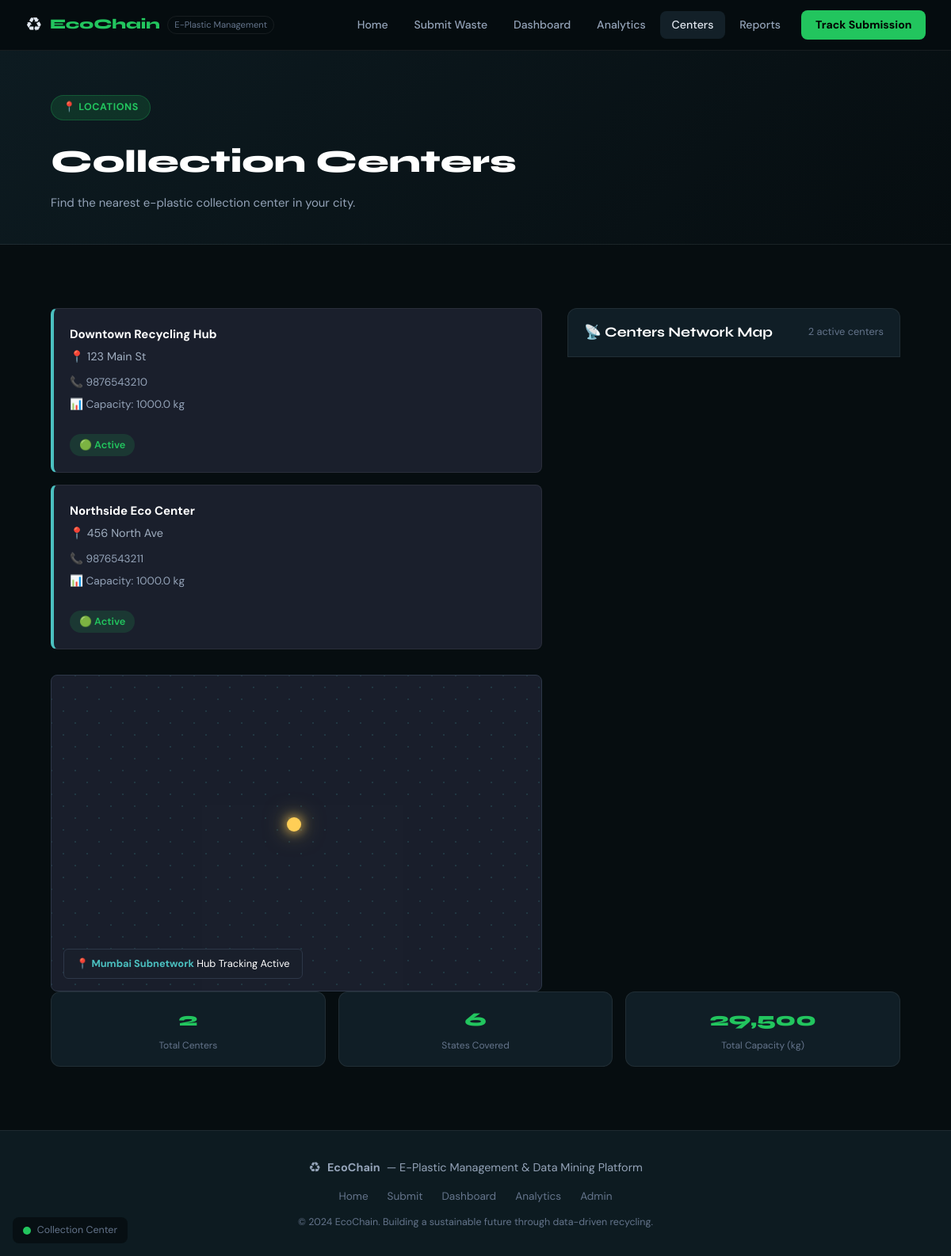
The app's page /centers/ with its own data.
### eplastic/models.py (models this page shows, shortened)
class CollectionCenter(models.Model):
    name = models.CharField(max_length=200)
    city = models.CharField(max_length=100)
    state = models.CharField(max_length=100)
    address = models.TextField()
    contact = models.CharField(max_length=20)
    capacity_kg = models.FloatField(default=1000.0)
    is_active = models.BooleanField(default=True)
    latitude = models.FloatField(null=True, blank=True)
    longitude = models.FloatField(null=True, blank=True)
    created_at = models.DateTimeField(auto_now_add=True)

### eplastic/views.py (the view)
# urls.py: path('centers/', views.centers_view, name='centers'),
def centers_view(request):
    centers = CollectionCenter.objects.filter(is_active=True)
    return render(request, 'centers.html', {'centers': centers})

### templates/centers.html (shortened to what this page needs)
{% extends 'base.html' %}
{% block content %}
<section class="page-hero mini-hero">
  <div class="page-hero-content">
    <span class="section-tag">📍 Locations</span>
    <h1>Collection Centers</h1>
    <p>Find the nearest e-plastic collection center in your city.</p>
  </div>
</section>
<section class="section">
  <div class="centers-layout">
    <div class="centers-list" style="display: flex; flex-direction: column; gap: 15px;">
    {% for c in centers %}
    <div class="center-card"
         style="background-color: #1a1f2c; padding: 20px; border-radius: 8px; border-left: 4px solid #4bc0c0; cursor: pointer; transition: 0.2s;"
         {% if forloop.first %}
            onmouseenter="highlightNode('45%', '48%')"
         {% else %}
            onmouseenter="highlightNode('58%', '52%')"
         {% endif %}>
        <h4 style="color: #fff; margin: 0 0 5px 0;">{{ c.name }}</h4>
        <p style="color: #a0aec0; margin: 0 0 10px 0; font-size: 0.9rem;">📍 {{ c.address|default:c.city }}</p>
        <div class="center-body">
            <div class="center-info">📞 {{ c.contact }}</div>
            <div class="center-info">📊 Capacity: {{ c.capacity_kg }} kg</div>
        </div>
        <span class="center-status {% if c.is_active %}active{% endif %}" style="display: inline-block; margin-top: 10px; font-size: 0.8rem;">
            {% if c.is_active %}🟢 Active{% else %}🔴 Inactive{% endif %}
        </span>
    </div>
    {% endfor %}
</div>
    <div class="map-panel">
      <div class="map-header">
        <h3>📡 Centers Network Map</h3>
        <span>{{ centers|length }} active centers</span>
      </div>
    </div>
 <div style="width: 100%; height: 400px; overflow: hidden; border-radius: 8px; background-color: #1a1f2c; display: flex; align-items: center; justify-content: center; position: relative; border: 1px solid #2d3748;">
    <div style="width: 100%; height: 100%; opacity: 0.15; background-image: radial-gradient(#4bc0c0 1.5px, transparent 1.5px), radial-gradient(#4bc0c0 1.5px, #1a1f2c 1.5px); background-size: 30px 30px; background-position: 0 0, 15px 15px;"></div>
    <div id="active-highlight-marker"
         style="position: absolute; top: 45%; left: 48%; width: 18px; height: 18px; background-color: #ffce56; border-radius: 50%; box-shadow: 0 0 15px #ffce56, 0 0 30px rgba(255,206,86,0.6); transition: top 0.3s cubic-bezier(0.25, 1, 0.5, 1), left 0.3s cubic-bezier(0.25, 1, 0.5, 1), background-color 0.2s;">
    </div>
    <div style="position: absolute; bottom: 15px; left: 15px; background: rgba(26, 31, 44, 0.95); padding: 8px 15px; border-radius: 6px; border: 1px solid #2d3748; font-size: 0.8rem; color: #fff;">
        📍 <span style="color: #4bc0c0; font-weight: bold;">Mumbai Subnetwork</span> Hub Tracking Active
    </div>
</div>
        <div class="map-legend">
          <span class="legend-dot"></span> Collection Center
        </div>
      </div>
      <div class="center-stats-grid">
        <div class="cstat">
          <div class="cstat-val">{{ centers|length }}</div>
          <div class="cstat-lbl">Total Centers</div>
        </div>
        <div class="cstat">
          <div class="cstat-val">6</div>
          <div class="cstat-lbl">States Covered</div>
        </div>
        <div class="cstat">
          <div class="cstat-val">29,500</div>
          <div class="cstat-lbl">Total Capacity (kg)</div>
        </div>
      </div>
</section>
{% endblock %}

### static/css/main.css (style rules this page uses)
:root { --bg: #060d10; --bg2: #0d1b21; --bg3: #132028; --card: #101e26; --card2: #172633; --border: rgba(255,255,255,0.07); --border2: rgba(34,197,94,0.25); --green: #22c55e; --green2: #16a34a; --green-glow: rgba(34,197,94,0.15); --teal: #06b6d4; --blue: #3b82f6; --amber: #f59e0b; --red: #ef4444; --purple: #8b5cf6; --text: #e2e8f0; --text2: #94a3b8; --text3: #64748b; --font-display: 'Syne', sans-serif; --font-body: 'DM Sans', sans-serif; --r: 12px; --r2: 20px; --shadow: 0 4px 24px rgba(0,0,0,0.4); --shadow2: 0 8px 48px rgba(0,0,0,0.6); }
*, *::before, *::after { box-sizing: border-box; margin: 0; padding: 0; }
html { scroll-behavior: smooth; }
body { background: var(--bg); color: var(--text); font-family: var(--font-body); font-size: 15px; line-height: 1.6; min-height: 100vh; }
.section { padding: 5rem 4rem; }
.section-tag { display: inline-block; padding: .3rem .9rem; border-radius: 20px; background: var(--green-glow); border: 1px solid var(--border2); color: var(--green); font-size: .78rem; font-weight: 700; text-transform: uppercase; letter-spacing: .05em; margin-bottom: .75rem; }
.mini-hero { padding: 3.5rem 4rem 2.5rem !important; background: linear-gradient(135deg, var(--bg2) 0%, var(--bg) 100%); border-bottom: 1px solid var(--border); }
.page-hero-content { max-width: 600px; }
.mini-hero h1 { font-family: var(--font-display); font-size: 2.5rem; font-weight: 800; color: #fff; margin: .5rem 0; }
.mini-hero p { color: var(--text2); }
.centers-layout { display: grid; grid-template-columns: 1fr 420px; gap: 2rem; align-items: start; }
.centers-list { display: flex; flex-direction: column; gap: 1.25rem; }
.center-card { background: var(--card); border: 1px solid var(--border); border-radius: var(--r); padding: 1.5rem; cursor: pointer; transition: all .3s; }
.center-status { margin-left: auto; padding: .25rem .75rem; border-radius: 20px; font-size: .75rem; font-weight: 600; background: var(--bg3); color: var(--text3); }
.center-status.active { background: rgba(34,197,94,0.15); color: var(--green); }
.center-body { display: flex; flex-direction: column; gap: .4rem; margin-bottom: 1rem; }
.center-info { display: flex; gap: .6rem; align-items: center; font-size: .85rem; color: var(--text2); }
.map-panel { display: flex; flex-direction: column; gap: 1.25rem; position: sticky; top: 80px; }
.map-header { display: flex; justify-content: space-between; align-items: center; padding: 1rem 1.25rem; background: var(--card); border: 1px solid var(--border); border-radius: var(--r) var(--r) 0 0; }
.map-header h3 { font-family: var(--font-display); font-weight: 700; color: #fff; }
.map-header span { font-size: .8rem; color: var(--text3); }
.map-legend { position: absolute; bottom: 1rem; left: 1rem; display: flex; align-items: center; gap: .5rem; font-size: .78rem; color: var(--text3); background: rgba(6,13,16,0.8); padding: .4rem .8rem; border-radius: 8px; }
.legend-dot { width: 10px; height: 10px; border-radius: 50%; background: var(--green); }
.center-stats-grid { display: grid; grid-template-columns: 1fr 1fr 1fr; gap: 1rem; }
.cstat { background: var(--card); border: 1px solid var(--border); border-radius: var(--r); padding: 1rem; text-align: center; }
.cstat-val { font-family: var(--font-display); font-size: 1.5rem; font-weight: 800; color: var(--green); }
.cstat-lbl { font-size: .75rem; color: var(--text3); margin-top: .2rem; }

### records on screen
CollectionCenter: name "Downtown Recycling Hub", address "123 Main St", contact "9876543210", capacity_kg "1000.0", is_active "🟢 Active"
CollectionCenter: name "Northside Eco Center", address "456 North Ave", contact "9876543211", capacity_kg "1000.0", is_active "🟢 Active"

### other values on screen
{{ centers|length }} "2"
